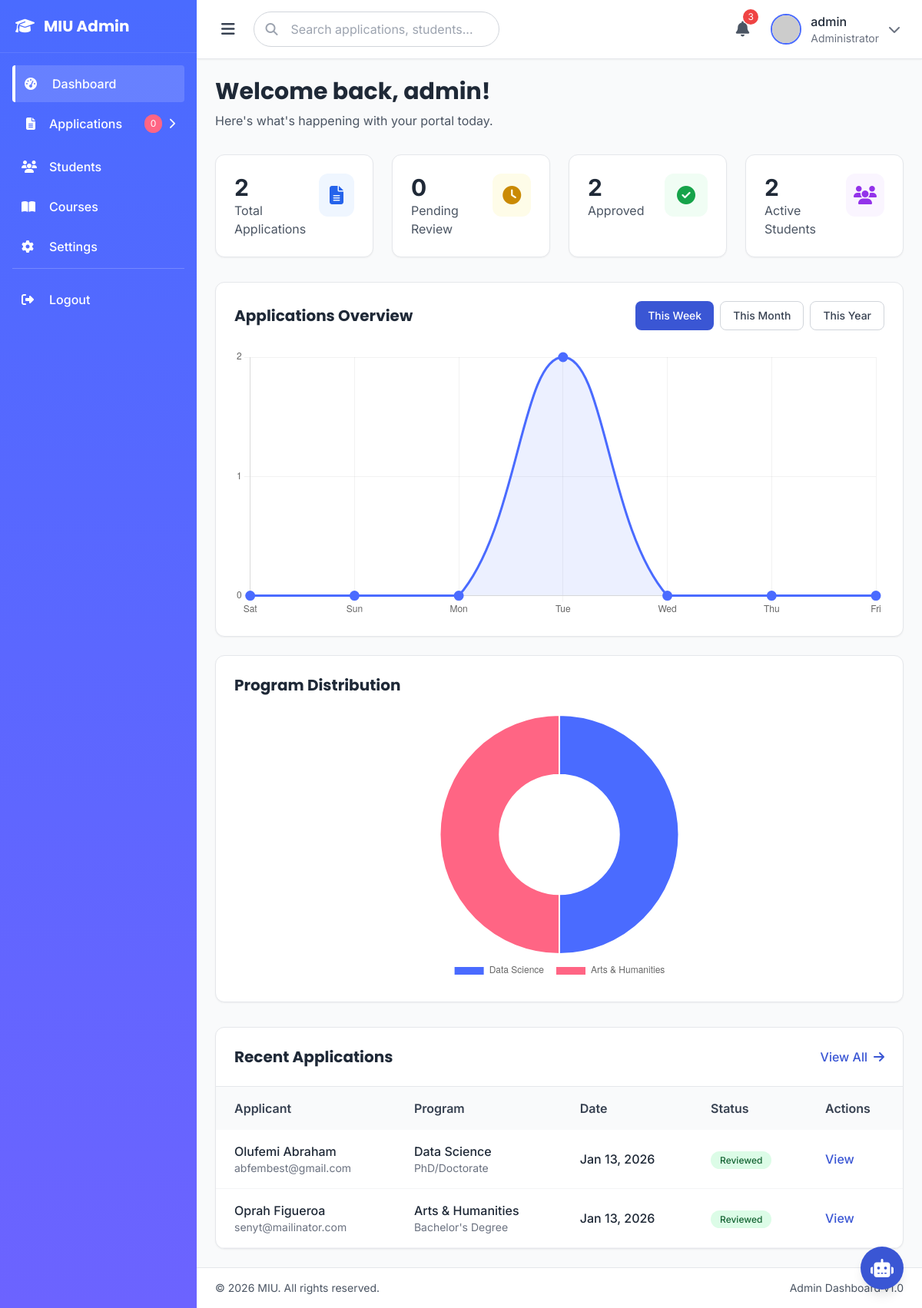
The app's page /management/ (signed in), older data.
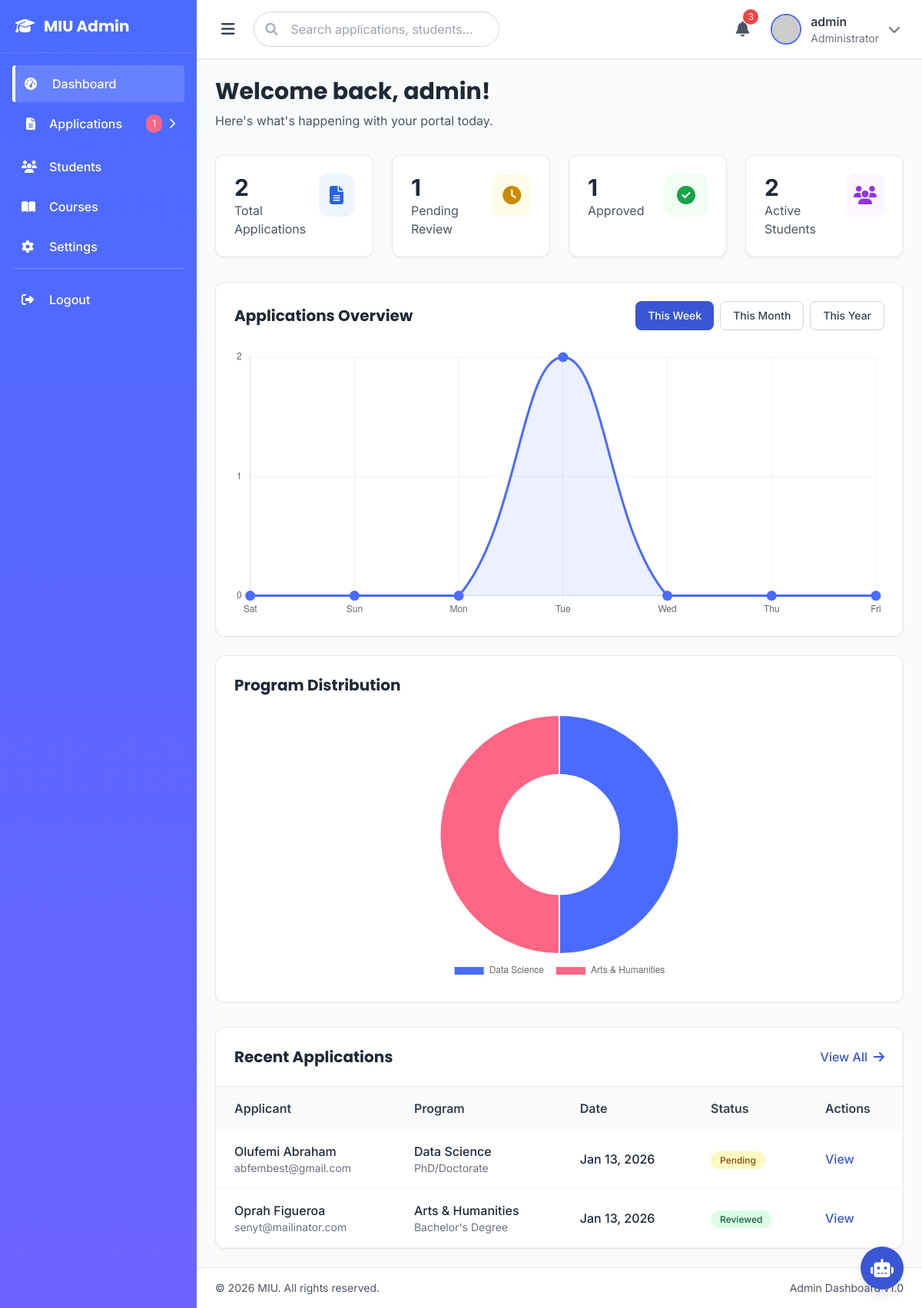
The same page, newer data.
### eduweb/models.py (models this page shows, shortened)
class CourseApplication(models.Model):
    DEGREE_LEVEL_CHOICES = [
        ('bachelor', "Bachelor's Degree"),
        ('master', "Master's Degree"),
        ('phd', 'PhD/Doctorate'),
    ]
    STUDY_MODE_CHOICES = [
        ('full-time', 'Full-time'),
        ('part-time', 'Part-time'),
        ('online', 'Online'),
        ('hybrid', 'Hybrid'),
    ]
    INTAKE_CHOICES = [
        ('fall-2025', 'Fall 2025'),
        ('spring-2026', 'Spring 2026'),
        ('fall-2026', 'Fall 2026'),
    ]
    PROGRAM_CHOICES = [
        ('business', 'Business Administration (MBA)'),
        ('computer-science', 'Computer Science'),
        ('data-science', 'Data Science'),
        ('engineering', 'Engineering'),
        ('health-sciences', 'Health Sciences'),
        ('psychology', 'Psychology'),
        ('economics', 'Economics'),
        ('law', 'Law'),
        ('arts', 'Arts & Humanities'),
    ]
    GENDER_CHOICES = [
        ('male', 'Male'),
        ('female', 'Female'),
        ('non-binary', 'Non-binary'),
        ('prefer-not-to-say', 'Prefer not to say'),
    ]
    COUNTRY_CHOICES = [
        ('US', 'United States'),
        ('UK', 'United Kingdom'),
        ('CA', 'Canada'),
        ('AU', 'Australia'),
        ('IN', 'India'),
        ('CN', 'China'),
        ('NG', 'Nigeria'),
        ('BR', 'Brazil'),
        ('OTHER', 'Other'),
    ]
    REFERRAL_CHOICES = [
        ('website', 'University Website'),
        ('search-engine', 'Search Engine (Google, etc.)'),
        ('social-media', 'Social Media'),
        ('friend-family', 'Friend or Family'),
        ('education-fair', 'Education Fair'),
        ('school-counselor', 'School Counselor'),
        ('alumni', 'MIU Alumni'),
        ('other', 'Other'),
    ]
    application_id = models.CharField(max_length=50, unique=True, blank=True)
    user = models.ForeignKey(User, on_delete=models.CASCADE, related_name='applications', null=True, blank=True)
    first_name = models.CharField(max_length=100)
    last_name = models.CharField(max_length=100)
    email = models.EmailField()
    phone = models.CharField(max_length=20)
    date_of_birth = models.DateField()
    country = models.CharField(max_length=100, choices=COUNTRY_CHOICES)
    gender = models.CharField(max_length=50, choices=GENDER_CHOICES)
    address = models.TextField()
    academic_history = models.JSONField(default=list)
    english_proficiency = models.CharField(max_length=50, blank=True)
    english_score = models.CharField(max_length=20, blank=True)
    additional_qualifications = models.TextField(blank=True)
    program = models.CharField(max_length=50, choices=PROGRAM_CHOICES)
    degree_level = models.CharField(max_length=20, choices=DEGREE_LEVEL_CHOICES)
    study_mode = models.CharField(max_length=20, choices=STUDY_MODE_CHOICES)
    intake = models.CharField(max_length=20, choices=INTAKE_CHOICES)
    scholarship = models.BooleanField(default=False)
    referral_source = models.CharField(max_length=100, blank=True, choices=REFERRAL_CHOICES)
    documents_uploaded = models.JSONField(default=dict)
    created_at = models.DateTimeField(default=timezone.now)
    submitted = models.BooleanField(default=False)
    submission_date = models.DateTimeField(null=True, blank=True)
    STATUS_CHOICES = [
        ('submitted', 'Submitted'),
        ('under_review', 'Under Review'),
        ('reviewed', 'Reviewed'),
        ('decision_made', 'Decision Made'),
    ]
    DECISION_CHOICES = [
        ('pending', 'Pending'),
        ('accepted', 'Accepted'),
        ('rejected', 'Rejected'),
        ('waitlisted', 'Waitlisted'),
    ]
    status = models.CharField(max_length=20, choices=STATUS_CHOICES, default='submitted')
    decision = models.CharField(max_length=20, choices=DECISION_CHOICES, default='pending')
    decision_date = models.DateTimeField(null=True, blank=True)
    decision_notes = models.TextField(blank=True)
    reviewed_by = models.ForeignKey(User, on_delete=models.SET_NULL, null=True, blank=True, related_name='reviewed_applications')
    reviewed_at = models.DateTimeField(null=True, blank=True)
    is_reviewed = models.BooleanField(default=False)
    class Meta:
        ordering = ['-created_at']
        verbose_name = 'Course Application'
        verbose_name_plural = 'Course Applications'
    def get_full_name(self):
        return f"{self.first_name} {self.last_name}"
    def get_program_display_name(self):
        return dict(self.PROGRAM_CHOICES).get(self.program, self.program)
    def get_degree_level_display_name(self):
        return dict(self.DEGREE_LEVEL_CHOICES).get(self.degree_level, self.degree_level)

### management/views.py (the view)
# urls.py: path('', views.dashboard, name='dashboard'),
@login_required(login_url='eduweb:auth_page')
@user_passes_test(is_admin)
def dashboard(request):
    total_applications = CourseApplication.objects.count()
    pending_applications = CourseApplication.objects.filter(is_reviewed=False).count()
    approved_applications = CourseApplication.objects.filter(is_reviewed=True).count()
    total_students = User.objects.filter(is_staff=False, is_active=True).count()
    recent_applications = CourseApplication.objects.select_related('user').order_by('-created_at')[:10]
    today = timezone.now().date()
    week_ago = today - timedelta(days=6)
    applications_by_day = []
    labels = []
    for i in range(7):
        date = week_ago + timedelta(days=i)
        count = CourseApplication.objects.filter(
            created_at__date=date
        ).count()
        applications_by_day.append(count)
        labels.append(date.strftime('%a'))
    applications_chart_data = json.dumps({
        'labels': labels,
        'data': applications_by_day
    })
    program_distribution = CourseApplication.objects.values('program').annotate(
        count=Count('id')
    ).order_by('-count')
    program_labels = [dict(CourseApplication.PROGRAM_CHOICES).get(item['program'], item['program'])
                     for item in program_distribution]
    program_data = [item['count'] for item in program_distribution]
    program_chart_data = json.dumps({
        'labels': program_labels,
        'data': program_data
    })
    context = {
        'total_applications': total_applications,
        'pending_applications': pending_applications,
        'approved_applications': approved_applications,
        'total_students': total_students,
        'recent_applications': recent_applications,
        'applications_chart_data': applications_chart_data,
        'program_chart_data': program_chart_data,
        'pending_count': pending_applications,
    }
    return render(request, 'management/dashboard.html', context)

### eduweb/views.py (called while the page is built)
def application_status_context(request):
    has_pending_application = False
    if request.user.is_authenticated:
        has_pending_application = CourseApplication.objects.filter(
            user=request.user,
            submitted=True
        ).exists()
    return {'has_pending_application': has_pending_application}

### management/views.py (called while the page is built)
def is_admin(user):
    return user.is_staff or user.is_superuser

### templates/management/dashboard.html (shortened to what the changed rows need)
{% extends 'management/base.html' %}
{% load static %}
{% block content %}
<div class="mb-8">
    <h1 class="text-2xl md:text-3xl font-bold text-gray-800 mb-2 font-display">Welcome back, {{ request.user.get_full_name|default:request.user.username }}!</h1>
</div>
<div class="grid grid-cols-1 sm:grid-cols-2 lg:grid-cols-4 gap-6 mb-8">
    <div class="bg-white rounded-xl shadow-sm border border-gray-200 p-6 hover:shadow-md transition-shadow">
        <div class="flex justify-between items-start">
            <div>
                <h3 class="text-3xl font-bold text-gray-800">{{ pending_applications }}</h3>
                <p class="text-gray-600">Pending Review</p>
            </div>
        </div>
    </div>
    <div class="bg-white rounded-xl shadow-sm border border-gray-200 p-6 hover:shadow-md transition-shadow">
        <div class="flex justify-between items-start">
            <div>
                <h3 class="text-3xl font-bold text-gray-800">{{ approved_applications }}</h3>
                <p class="text-gray-600">Approved</p>
            </div>
        </div>
    </div>
</div>
<div class="bg-white rounded-xl shadow-sm border border-gray-200 overflow-hidden">
    <div class="overflow-x-auto">
        <table class="w-full">
            <thead class="bg-gray-50 sticky top-0 z-10">
                <tr>
                    <th scope="col" class="py-4 px-6 text-left font-semibold text-gray-700">Applicant</th>
                    <th scope="col" class="py-4 px-6 text-left font-semibold text-gray-700">Program</th>
                    <th scope="col" class="py-4 px-6 text-left font-semibold text-gray-700">Date</th>
                    <th scope="col" class="py-4 px-6 text-left font-semibold text-gray-700">Status</th>
                    <th scope="col" class="py-4 px-6 text-left font-semibold text-gray-700">Actions</th>
                </tr>
            </thead>
            <tbody>
                {% for application in recent_applications %}
                <tr class="border-b border-gray-100 hover:bg-gray-50 transition-colors">
                    <td class="py-4 px-6">
                        <div class="font-medium text-gray-800">{{ application.get_full_name }}</div>
                        <div class="text-sm text-gray-500">{{ application.email }}</div>
                    </td>
                    <td class="py-4 px-6">
                        <div class="font-medium text-gray-800">{{ application.get_program_display_name }}</div>
                        <div class="text-sm text-gray-500">{{ application.get_degree_level_display_name }}</div>
                    </td>
                    <td class="py-4 px-6 font-medium">{{ application.created_at|date:"M d, Y" }}</td>
                    <td class="py-4 px-6">
                        {% if application.is_reviewed %}
                        <span class="px-3 py-1 rounded-full text-xs font-medium bg-green-100 text-green-800">Reviewed</span>
                        {% else %}
                        <span class="px-3 py-1 rounded-full text-xs font-medium bg-yellow-100 text-yellow-800">Pending</span>
                        {% endif %}
                    </td>
                    <td class="py-4 px-6">
                        <a href="{% url 'management:application_detail' application.id %}" class="text-primary-600 hover:text-primary-800 font-medium transition-colors">View</a>
                    </td>
                </tr>
                {% empty %}
                <tr>
                    <td colspan="5" class="py-8 px-6 text-center text-gray-500">No recent applications</td>
                </tr>
                {% endfor %}
            </tbody>
        </table>
    </div>
</div>
{% endblock %}

### templates/management/base.html (shortened to what the changed rows need)
{% load static %}
<!DOCTYPE html>
<html lang="en" class="scroll-smooth">
<head>
    <script src="https://cdn.tailwindcss.com"></script>
    <link rel="stylesheet" href="https://cdnjs.cloudflare.com/ajax/libs/font-awesome/6.4.0/css/all.min.css">
    <link rel="stylesheet" href="https://cdn.datatables.net/1.13.7/css/jquery.dataTables.min.css">
    <link rel="stylesheet" href="https://cdn.datatables.net/buttons/2.4.2/css/buttons.dataTables.min.css">
</head>
<body class="bg-gray-50 text-gray-800 font-sans antialiased">
    <div class="flex min-h-screen">
        <aside id="sidebar" class="w-64 bg-gradient-to-b from-primary-500 to-secondary-500 text-white flex-shrink-0 fixed inset-y-0 left-0 z-40 transform -translate-x-full md:translate-x-0 transition-transform duration-300">
            <div class="flex flex-col h-full">
                <nav class="flex-1 overflow-y-auto p-4" aria-label="Main navigation">
                    <ul class="space-y-1">
                        <li>
                            <button class="flex items-center justify-between w-full p-3 text-white hover:bg-white/10 transition-all rounded menu-toggle" data-target="applicationsMenu" aria-expanded="false">
                                <div class="flex items-center">
                                    <span class="bg-accent-500 text-white text-xs px-2 py-1 rounded-full mr-2">{{ pending_count|default:0 }}</span>
                                    <i class="fas fa-chevron-right text-sm transition-transform duration-300 menu-arrow" aria-hidden="true"></i>
                                </div>
                            </button>
                        </li>
                    </ul>
                </nav>
            </div>
        </aside>
        <div class="flex-1 flex flex-col min-h-screen md:ml-64">
            <main class="flex-1 p-4 md:p-6">
                {% block content %}{% endblock %}
            </main>
        </div>
    </div>
</body>
</html>

Row changes from the older to the newer data that the page shows:
changed CourseApplication "Olufemi Abraham": is_reviewed "Reviewed" → "Pending"
Text that changed along with them:
{{ pending_count|default:0 }}: "0" → "1"
{{ pending_applications }}: "0" → "1"
{{ approved_applications }}: "2" → "1"
